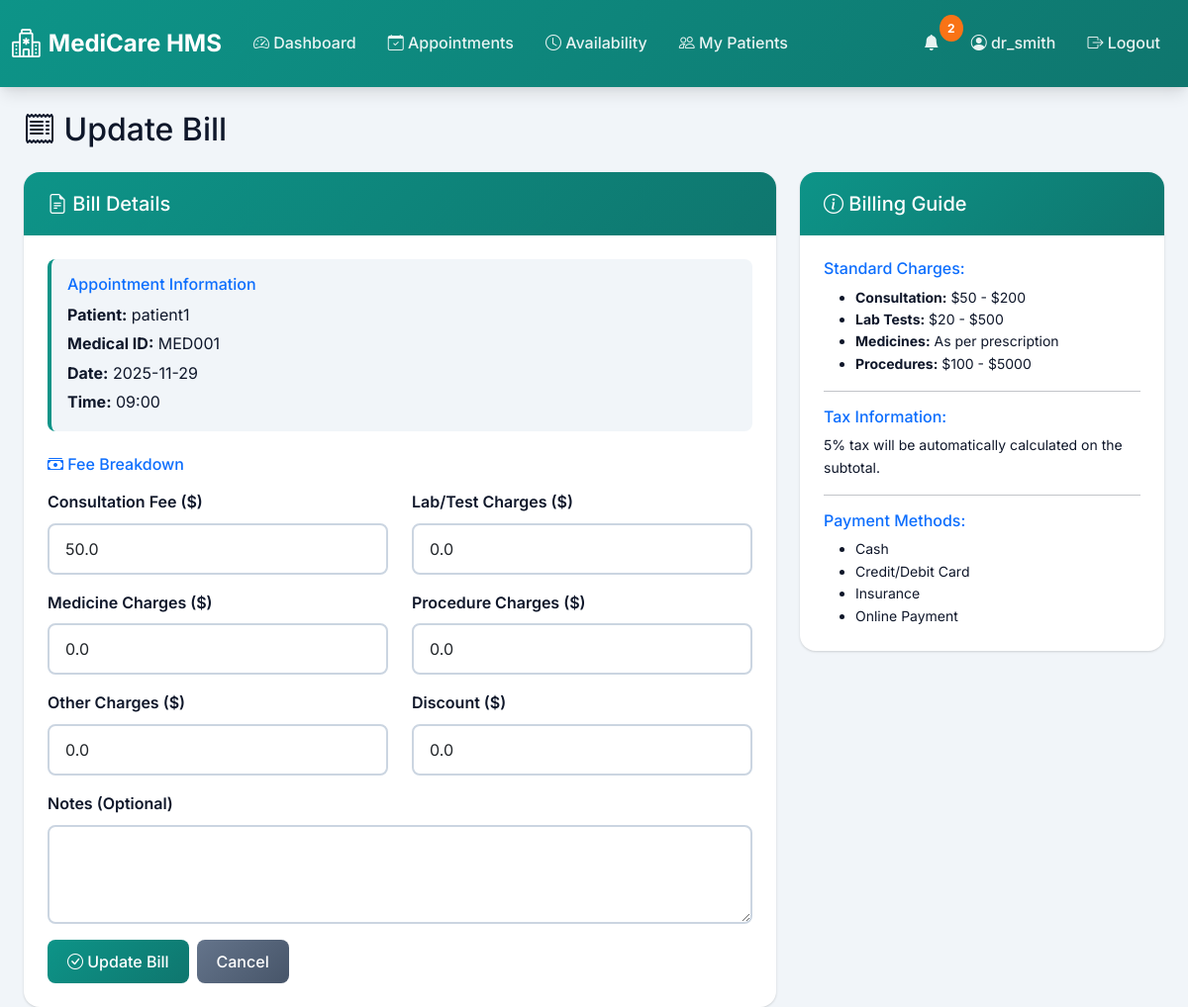
Page /doctor/appointments/1/billing (signed in) on the committed database.
### models.py (models this page shows, shortened)
class User(db.Model):
    __tablename__ = 'users'
    id = db.Column(db.Integer, primary_key=True)
    username = db.Column(db.String(80), unique=True, nullable=False)
    password_hash = db.Column(db.String(255), nullable=False)
    email = db.Column(db.String(120), unique=True, nullable=False)
    phone = db.Column(db.String(20))
    role = db.Column(db.String(20), nullable=False)  # admin, doctor, patient
    full_name = db.Column(db.String(150))
    date_of_birth = db.Column(db.Date)
    gender = db.Column(db.String(10))
    address = db.Column(db.Text)
    profile_image = db.Column(db.String(255))
    is_active = db.Column(db.Boolean, default=True)
    created_at = db.Column(db.DateTime, default=datetime.utcnow)
    last_login = db.Column(db.DateTime)

class Patient(db.Model):
    __tablename__ = 'patients'
    id = db.Column(db.Integer, primary_key=True)
    user_id = db.Column(db.Integer, db.ForeignKey('users.id'), nullable=False)
    medical_id = db.Column(db.String(50), unique=True, nullable=False)
    blood_group = db.Column(db.String(10))
    emergency_contact = db.Column(db.String(20))
    insurance_provider = db.Column(db.String(100))
    insurance_number = db.Column(db.String(50))
    allergies = db.Column(db.Text)
    chronic_conditions = db.Column(db.Text)
    user = db.relationship('User', backref='patient_profile')
    appointments = db.relationship('Appointment', backref='patient', lazy=True)

class Appointment(db.Model):
    __tablename__ = 'appointments'
    id = db.Column(db.Integer, primary_key=True)
    doctor_id = db.Column(db.Integer, db.ForeignKey('doctors.id'), nullable=False)
    patient_id = db.Column(db.Integer, db.ForeignKey('patients.id'), nullable=False)
    appointment_date = db.Column(db.Date, nullable=False)
    appointment_time = db.Column(db.Time, nullable=False)
    status = db.Column(db.String(20), default='Booked')  # Booked, Completed, Cancelled
    created_at = db.Column(db.DateTime, default=datetime.utcnow)
    treatment = db.relationship('Treatment', backref='appointment', uselist=False, cascade='all, delete-orphan')
    rating = db.relationship('Rating', backref='appointment', uselist=False, cascade='all, delete-orphan')

class Bill(db.Model):
    __tablename__ = 'bills'
    id = db.Column(db.Integer, primary_key=True)
    appointment_id = db.Column(db.Integer, db.ForeignKey('appointments.id'), nullable=False)
    patient_id = db.Column(db.Integer, db.ForeignKey('patients.id'), nullable=False)
    doctor_id = db.Column(db.Integer, db.ForeignKey('doctors.id'), nullable=False)
    consultation_fee = db.Column(db.Float, default=0.0)
    lab_charges = db.Column(db.Float, default=0.0)
    medicine_charges = db.Column(db.Float, default=0.0)
    procedure_charges = db.Column(db.Float, default=0.0)
    other_charges = db.Column(db.Float, default=0.0)
    subtotal = db.Column(db.Float, default=0.0)
    tax_amount = db.Column(db.Float, default=0.0)
    discount_amount = db.Column(db.Float, default=0.0)
    total_amount = db.Column(db.Float, default=0.0)
    payment_status = db.Column(db.String(20), default='Pending')  # Pending, Paid, Cancelled
    payment_method = db.Column(db.String(50))  # Cash, Card, Insurance, Online
    payment_date = db.Column(db.DateTime)
    transaction_id = db.Column(db.String(100))
    insurance_claimed = db.Column(db.Boolean, default=False)
    insurance_amount = db.Column(db.Float, default=0.0)
    notes = db.Column(db.Text)
    created_at = db.Column(db.DateTime, default=datetime.utcnow)
    updated_at = db.Column(db.DateTime, default=datetime.utcnow, onupdate=datetime.utcnow)
    appointment = db.relationship('Appointment', backref='bill')
    patient = db.relationship('Patient', backref='bills')
    doctor = db.relationship('Doctor', backref='bills')

### routes/doctor.py (the view, shortened to what this page needs)
@bp.route('/appointments/<int:appointment_id>/billing', methods=['GET', 'POST'])
@role_required('doctor')
def create_bill(appointment_id):
    from models import Bill
    appointment = Appointment.query.get_or_404(appointment_id)
    doctor = Doctor.query.filter_by(user_id=session['user_id']).first()
    if appointment.doctor_id != doctor.id:
        flash('Unauthorized action', 'error')
        return redirect(url_for('doctor.appointments'))
    if appointment.status != 'Completed':
        flash('Bills can only be created for completed appointments', 'error')
        return redirect(url_for('doctor.appointments'))
    existing_bill = Bill.query.filter_by(appointment_id=appointment.id).first()
    return render_template('doctor/create_bill.html',
                         appointment=appointment,
                         doctor=doctor,
                         existing_bill=existing_bill)

### app.py (called while the page is built)
@app.context_processor
def inject_notifications():
    if 'user_id' in session:
        from utils.notifications import get_unread_count
        return {'unread_count': get_unread_count(session['user_id'])}
    return {'unread_count': 0}

### utils/auth.py (called while the page is built)
def role_required(role):
    def decorator(f):
        @wraps(f)
        def decorated_function(*args, **kwargs):
            if 'user_id' not in session:
                flash('Please log in to access this page.', 'error')
                return redirect(url_for('shared.login'))
            if session.get('role') != role:
                flash('You do not have permission to access this page.', 'error')
                return redirect(url_for('shared.login'))
            return f(*args, **kwargs)
        return decorated_function
    return decorator

### utils/notifications.py (called while the page is built)
def get_unread_count(user_id):
    return Notification.query.filter_by(user_id=user_id, is_read=False).count()

### templates/doctor/create_bill.html (shortened to what this page needs)
{% extends "base.html" %}
{% block content %}
<div class="container-fluid">
    <h2 class="mb-4"><i class="bi bi-receipt"></i> {{ 'Update' if existing_bill else 'Create' }} Bill</h2>
    <div class="row g-4">
        <div class="col-md-8">
            <div class="card">
                <div class="card-header">
                    <h5 class="mb-0"><i class="bi bi-file-earmark-text"></i> Bill Details</h5>
                </div>
                <div class="card-body">
                    <div class="mb-4 p-3 medical-accent" style="background-color: var(--light-bg); border-radius: 0.5rem;">
                        <h6 class="text-primary mb-2">Appointment Information</h6>
                        <p class="mb-1"><strong>Patient:</strong> {{ appointment.patient.user.full_name or appointment.patient.user.username }}</p>
                        <p class="mb-1"><strong>Medical ID:</strong> {{ appointment.patient.medical_id }}</p>
                        <p class="mb-1"><strong>Date:</strong> {{ appointment.appointment_date }}</p>
                        <p class="mb-0"><strong>Time:</strong> {{ appointment.appointment_time.strftime('%H:%M') }}</p>
                    </div>
                    <form method="POST">
                        <h6 class="mb-3 text-primary"><i class="bi bi-cash-stack"></i> Fee Breakdown</h6>
                        <div class="row">
                            <div class="col-md-6 mb-3">
                                <label for="consultation_fee" class="form-label">Consultation Fee ($)</label>
                                <input type="number" step="0.01" class="form-control" id="consultation_fee" name="consultation_fee"
                                       value="{{ existing_bill.consultation_fee if existing_bill else doctor.consultation_fee or 50 }}" required>
                            </div>
                            <div class="col-md-6 mb-3">
                                <label for="lab_charges" class="form-label">Lab/Test Charges ($)</label>
                                <input type="number" step="0.01" class="form-control" id="lab_charges" name="lab_charges"
                                       value="{{ existing_bill.lab_charges if existing_bill else 0 }}">
                            </div>
                        </div>
                        <div class="row">
                            <div class="col-md-6 mb-3">
                                <label for="medicine_charges" class="form-label">Medicine Charges ($)</label>
                                <input type="number" step="0.01" class="form-control" id="medicine_charges" name="medicine_charges"
                                       value="{{ existing_bill.medicine_charges if existing_bill else 0 }}">
                            </div>
                            <div class="col-md-6 mb-3">
                                <label for="procedure_charges" class="form-label">Procedure Charges ($)</label>
                                <input type="number" step="0.01" class="form-control" id="procedure_charges" name="procedure_charges"
                                       value="{{ existing_bill.procedure_charges if existing_bill else 0 }}">
                            </div>
                        </div>
                        <div class="row">
                            <div class="col-md-6 mb-3">
                                <label for="other_charges" class="form-label">Other Charges ($)</label>
                                <input type="number" step="0.01" class="form-control" id="other_charges" name="other_charges"
                                       value="{{ existing_bill.other_charges if existing_bill else 0 }}">
                            </div>
                            <div class="col-md-6 mb-3">
                                <label for="discount_amount" class="form-label">Discount ($)</label>
                                <input type="number" step="0.01" class="form-control" id="discount_amount" name="discount_amount"
                                       value="{{ existing_bill.discount_amount if existing_bill else 0 }}">
                            </div>
                        </div>
                        <div class="mb-3">
                            <label for="notes" class="form-label">Notes (Optional)</label>
                            <textarea class="form-control" id="notes" name="notes" rows="3">{{ existing_bill.notes if existing_bill else '' }}</textarea>
                        </div>
                        <div class="d-flex gap-2">
                            <button type="submit" class="btn btn-primary">
                                <i class="bi bi-check-circle"></i> {{ 'Update' if existing_bill else 'Create' }} Bill
                            </button>
                            <a href="{{ url_for('doctor.appointments') }}" class="btn btn-secondary">Cancel</a>
                        </div>
                    </form>
                </div>
            </div>
        </div>
        <div class="col-md-4">
            <div class="card">
                <div class="card-header bg-info text-white">
                    <h5 class="mb-0"><i class="bi bi-info-circle"></i> Billing Guide</h5>
                </div>
                <div class="card-body">
                    <h6 class="text-primary">Standard Charges:</h6>
                    <ul class="small">
                        <li><strong>Consultation:</strong> $50 - $200</li>
                        <li><strong>Lab Tests:</strong> $20 - $500</li>
                        <li><strong>Medicines:</strong> As per prescription</li>
                        <li><strong>Procedures:</strong> $100 - $5000</li>
                    </ul>
                    <hr>
                    <h6 class="text-primary">Tax Information:</h6>
                    <p class="small mb-0">5% tax will be automatically calculated on the subtotal.</p>
                    <hr>
                    <h6 class="text-primary">Payment Methods:</h6>
                    <ul class="small mb-0">
                        <li>Cash</li>
                        <li>Credit/Debit Card</li>
                        <li>Insurance</li>
                        <li>Online Payment</li>
                    </ul>
                </div>
            </div>
        </div>
    </div>
</div>
{% endblock %}

### static/css/style.css (style rules this page uses)
:root { --primary-color: #0d9488; --primary-dark: #0f766e; --primary-light: #14b8a6; --secondary-color: #7c3aed; --secondary-dark: #6d28d9; --accent-color: #f97316; --danger-color: #dc2626; --warning-color: #eab308; --success-color: #16a34a; --info-color: #0284c7; --dark-bg: #0f172a; --light-bg: #f1f5f9; --card-bg: #ffffff; --text-primary: #0f172a; --text-secondary: #475569; --border-color: #cbd5e1; --shadow: 0 1px 3px 0 rgba(0, 0, 0, 0.1), 0 1px 2px 0 rgba(0, 0, 0, 0.06); --shadow-lg: 0 10px 15px -3px rgba(0, 0, 0, 0.1), 0 4px 6px -2px rgba(0, 0, 0, 0.05); --medical-teal: #0d9488; --medical-purple: #7c3aed; --medical-orange: #f97316; }
* { margin: 0; padding: 0; box-sizing: border-box; }
body { font-family: 'Inter', -apple-system, BlinkMacSystemFont, 'Segoe UI', Roboto, sans-serif; background-color: var(--light-bg); color: var(--text-primary); line-height: 1.6; }
.card { border: none; border-radius: 1rem; box-shadow: var(--shadow); transition: transform 0.3s ease, box-shadow 0.3s ease; background-color: var(--card-bg); }
.card-header { background: linear-gradient(135deg, var(--medical-teal) 0%, var(--primary-dark) 100%); color: white; border: none; border-radius: 1rem 1rem 0 0 !important; padding: 1.25rem 1.5rem; font-weight: 600; }
.card-body { padding: 1.5rem; }
.btn { border-radius: 0.5rem; padding: 0.625rem 1.25rem; font-weight: 500; transition: all 0.3s ease; border: none; }
.btn-primary { background: linear-gradient(135deg, var(--medical-teal) 0%, var(--primary-dark) 100%); }
.btn-secondary { background: linear-gradient(135deg, #64748b 0%, #475569 100%); }
.form-control, .form-select { border: 2px solid var(--border-color); border-radius: 0.5rem; padding: 0.75rem 1rem; transition: all 0.3s ease; }
.form-label { font-weight: 600; color: var(--text-primary); margin-bottom: 0.5rem; }
* { transition: background-color 0.2s ease, color 0.2s ease; }
.medical-accent { border-left: 4px solid var(--medical-teal); }

### rows in the picture
User: patient.user "patient1"
Patient: patient.medical_id "MED001"
Appointment: appointment_date "2025-11-29", appointment_time "09:00"
Bill: consultation_fee "50.0", lab_charges "0.0", medicine_charges "0.0", procedure_charges "0.0", other_charges "0.0", discount_amount "0.0"

### other values in the picture
{{ unread_count }} "2"
{{ session.username }} "dr_smith"
{{ 'Update' if existing_bill else 'Create' }} "Update"
